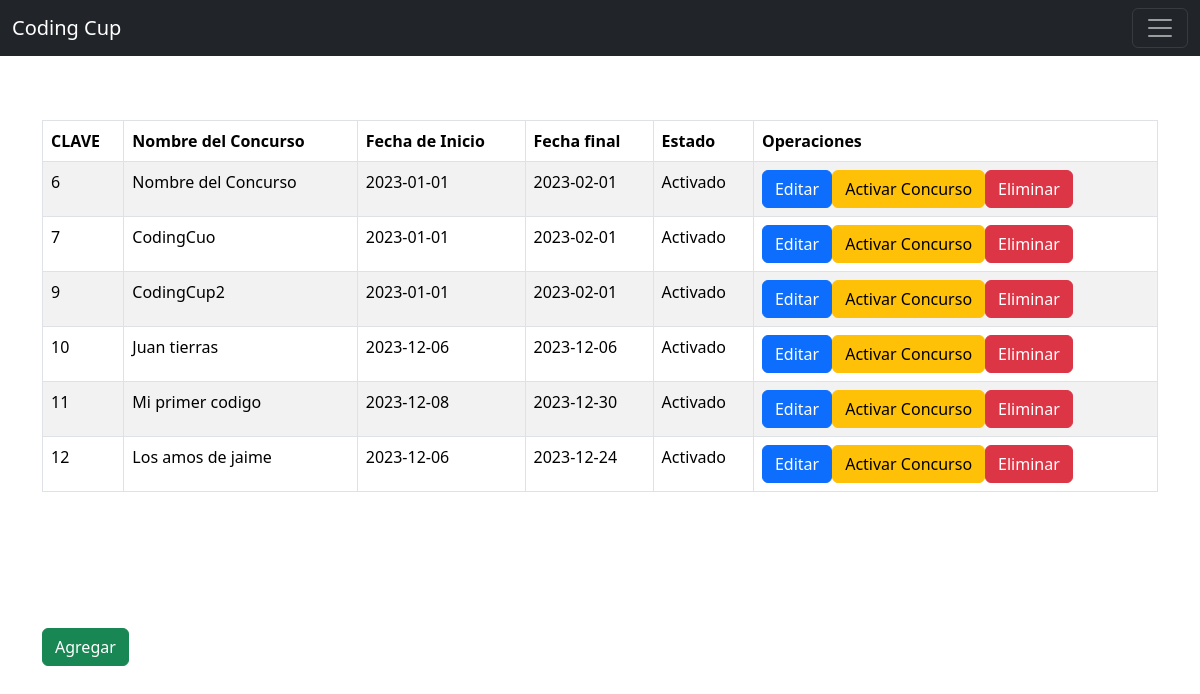
/Concurso1.php (signed in), run on the app's committed database.
### tables this page shows
CREATE TABLE `concurso` (
  `id` int NOT NULL AUTO_INCREMENT,
  `nombre` varchar(50)  NOT NULL,
  `fechaInicio` date NOT NULL,
  `fechaFin` date NOT NULL,
  `estado` varchar(50)  NOT NULL,
  PRIMARY KEY (`id`),
  UNIQUE KEY `nombre` (`nombre`)
);

### datos/conexion.php (called while the page is built, shortened)
<?php
class Conexion
{
    private static $servidor = 'localhost' ;
    private static $db = 'web' ;
    private static $usuario = 'root';
    private static $password = '';
    private static $puerto = '3306';
    private static $conexion  = null;
    public static function conectar()
    {
        if (self::$conexion==null)
        {
            try
            {
                self::$conexion =  new PDO( "mysql:host=".self::$servidor.";port=".self::$puerto.";dbname=".self::$db, self::$usuario, self::$password);
                self::$conexion->setAttribute(PDO::ATTR_ERRMODE, PDO::ERRMODE_EXCEPTION);
            }
            catch(PDOException $e)
            {
                exit($e->getMessage());
            }
        }
        return self::$conexion;
    }
    public static function desconectar()
    {
        self::$conexion = null;
    }
}
?>

### datos/daoConcurso.php (called while the page is built, shortened)
<?php
require_once ('conexion.php');
class DAOConcurso
{
	private $conexion;
    private function conectar(){
        try{
			$this->conexion = conexion::conectar();
		}
		catch(Exception $e)
		{
			die($e->getMessage());
		}
    }
	public function obtenerTodos()
	{
		try
		{
			$lista = array();
			$sentenciaSQL = $this->conexion->prepare("SELECT id,nombre,fechaInicio,fechaFin,estado FROM concurso");
			$sentenciaSQL->execute();
            $resultado = $sentenciaSQL->fetchAll(PDO::FETCH_OBJ);
			foreach($resultado as $fila)
			{
				$obj = new concurso();
                $obj->id = $fila->id;
	            $obj->nombre = $fila->nombre;
	            $obj->fechaInicio = $fila->fechaInicio;
                $obj->fechaFin = $fila->fechaFin;
	            $obj->estado = $fila->estado;
                $lista[] = $obj;
			}
			return $lista;
		}
		catch(PDOException $e){
			return null;
		}finally{
            Conexion::desconectar();
        }
	}
}

### Concurso1.php (the view, shortened to what this page needs)
<!DOCTYPE html>
<html lang="es">
<head>
  <link rel="stylesheet" href="css/bootstrap.min.css">
  <link rel="stylesheet" href="dt/DataTables-1.13.6/css/dataTables.bootstrap5.min.css">
  <link rel="stylesheet" href="dt/Buttons-2.4.2/css/buttons.bootstrap5.min.css">
</head>
<body>
  <?php
  require_once('datos\daoConcurso.php');
  $dao = new DAOConcurso();
  ?>
  <nav class="navbar navbar-dark bg-dark fixed-top">
    <div class="container-fluid">
      <a class="navbar-brand" href="GestionUsuarios.php">Coding Cup</a>
      <button class="navbar-toggler" type="button" data-bs-toggle="offcanvas" data-bs-target="#offcanvasDarkNavbar" aria-controls="offcanvasDarkNavbar" aria-label="Toggle navigation">
        <span class="navbar-toggler-icon"></span>
      </button>
    </div>
  </nav>
  <div class="container">
    <br>
    <br>
    <br>
    <table id="lista" class="table table-striped table-bordered mt-5">
      <thead>
        <tr>
          <th>CLAVE</th>
          <th>Nombre del Concurso</th>
          <th>Fecha de Inicio</th>
          <th>Fecha final</th>
          <th>Estado</th>
          <th>Operaciones</th>
        </tr>
      </thead>
      <tbody>
        <?php
        $listaConcursos = $dao->obtenerTodos();
        foreach ($listaConcursos as $concurso) {
          echo "<tr>" .
            "<td>" . $concurso->id . "</td>" .
            "<td>" . $concurso->nombre . "</td>" .
            "<td>" . $concurso->fechaInicio . "</td>" .
            "<td>" . $concurso->fechaFin . "</td>" .
            "<td>" . $concurso->estado . "</td>" .
            "<td><form method='post'>" .
            "<button formaction='RegistroConcurso.php' class='btn btn-primary' name='id' value='" . $concurso->id . "'>Editar</button>" .
            "<button type='button' class='btn btn-warning' onclick='confirmarConcurso(this)' name='id' value='" . $concurso->id . "'>Activar Concurso</button>" .
            "<button type='button' class='btn btn-danger' onclick='confirmar(this)' name='id' value='" . $concurso->id . "'>Eliminar</button>" .
            "</form></td></tr>";
        }
        ?>
      </tbody>
    </table><br><br><br>
    <a class="btn btn-success mt-5 mb-3" href="RegistroConcurso.php">Agregar</a>
  </div>
  <link rel="stylesheet" href="css/bootstrap.min.css">
  <link rel="stylesheet" href="css/estiloAdmin.css">
  <link href="https://cdn.jsdelivr.net/npm/bootstrap@5.3.2/dist/css/bootstrap.min.css" rel="stylesheet">
  <link href="https://getbootstrap.com/docs/5.3/assets/css/docs.css" rel="stylesheet">
</body>
</html>

### css/estiloAdmin.css (style rules this page uses)
#lista { margin-top: 20dvh; }

### data on the page
concurso: id "6", nombre "Nombre del Concurso", fechaInicio "2023-01-01", fechaFin "2023-02-01", estado "Activado"
concurso: id "7", nombre "CodingCuo", fechaInicio "2023-01-01", fechaFin "2023-02-01", estado "Activado"
concurso: id "9", nombre "CodingCup2", fechaInicio "2023-01-01", fechaFin "2023-02-01", estado "Activado"
concurso: id "10", nombre "Juan tierras", fechaInicio "2023-12-06", fechaFin "2023-12-06", estado "Activado"
concurso: id "11", nombre "Mi primer codigo", fechaInicio "2023-12-08", fechaFin "2023-12-30", estado "Activado"
concurso: id "12", nombre "Los amos de jaime", fechaInicio "2023-12-06", fechaFin "2023-12-24", estado "Activado"
